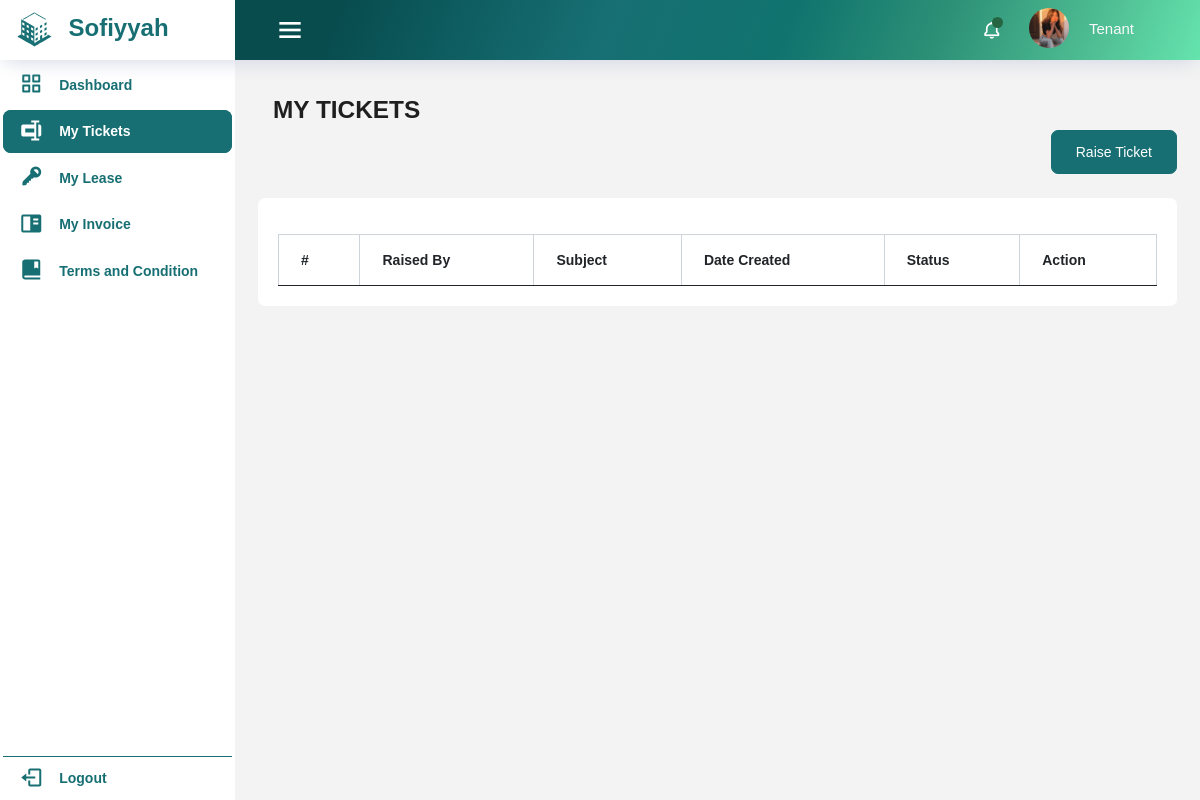
Page /atenant-dash/tenant_ticket.php (signed in) on the earlier database version.
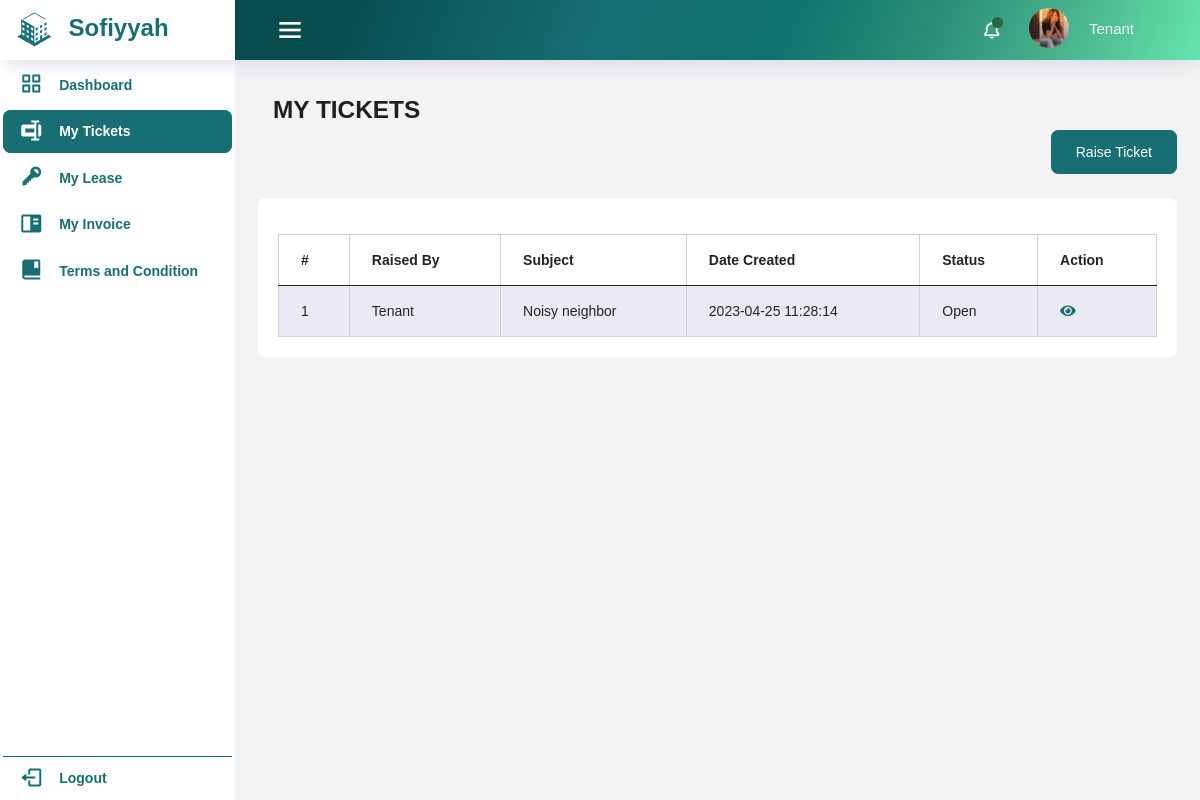
Same page on the later database version.
### tables this page shows
CREATE TABLE `tickets` (
  `id` int(11) NOT NULL,
  `raised_by` varchar(255) NOT NULL,
  `subject` varchar(255) NOT NULL,
  `date_created` datetime NOT NULL DEFAULT current_timestamp(),
  `status` set('Open','Overdue','Resolved','In Progress','Escalated','Closed') NOT NULL DEFAULT 'Open',
  `messages` text NOT NULL,
  `attachment` varchar(255) NOT NULL,
  `created_at` timestamp NOT NULL DEFAULT current_timestamp(),
  `updated_at` timestamp NOT NULL DEFAULT current_timestamp() ON UPDATE current_timestamp()
);

### atenant-dash/tenant_ticket.php (the view, shortened to what this page needs)
<?php
    require_once '../includes/header.php';
    require_once '../includes/dbconfig.php';
?>
<body>
<div class="container-scroller">
  <?php
    require_once '../includes/navbar.php';
  ?>
<div class="container-fluid page-body-wrapper">
<?php
     require_once 'tenant_sidebar.php';
  ?>
<div class="main-panel">
  <div class="content-wrapper">
    <div class="row">
      <div class="col-12 col-xl-8 mb-4 mb-xl-0">
        <h3 class="font-weight-bolder">MY TICKETS</h3>
      </div>
      <div class="add-tenant-container">
      <?php
                    if($_SESSION['user_type'] == 'tenant'){
                ?>
     <button type="button" class="btn btn-success btn-icon-text float-right" data-toggle="modal" data-target="#tickets_Modal">
            Raise Ticket
          </button>
          <?php
                    }
                ?>
      </div>
    </div>
    <div class="row mt-4">
    <div class="card">
                <div class="card-body">
                  <div class="table-responsive pt-3">
                  <table id="example" class="table table-striped table-bordered dt-responsive nowrap" style="width:100%">
        <thead>
            <tr>
                     <th>#</th>
                     <th>Raised By</th>
                     <th>Subject</th>
                     <th>Date Created</th>
                     <th>Status</th>
                     <?php
                                if($_SESSION['user_type'] == 'tenant'){
                            ?>
                            <th>Action</th>
                            <?php
                                }
                            ?>
            </tr>
        </thead>
        <tbody>
        <?php
                  $sql = "SELECT * FROM tickets";
                  $result = mysqli_query($conn, $sql);
                  $i = 1;
                  if (mysqli_num_rows($result) > 0){
                    while ($row = mysqli_fetch_assoc($result)){
                      echo '
                    <tr>
                      <td>'.$i.'</td>
                      <td>'.$row['raised_by'].'</td>
                      <td>'.$row['subject'].'</td>
                      <td>'.$row['date_created'].'</td>
                      <td>'.$row['status'].'</td>
                        <td>
                        <div class="action">
                        <a class="me-2 green" href="view_tickets.php?id='.$row['id'].'"><i class="fas fa-eye"></i></a>
                        </div>
                        </td>
                    </tr>';
                    $i++;
                    }
                  }
?>
        </tbody>
    </table>
    </div>
    </div>

Differences in the rows shown:
added tickets: raised_by "Tenant", subject "Noisy neighbor", date_created "2023-04-25 11:28:14", status "Open"
